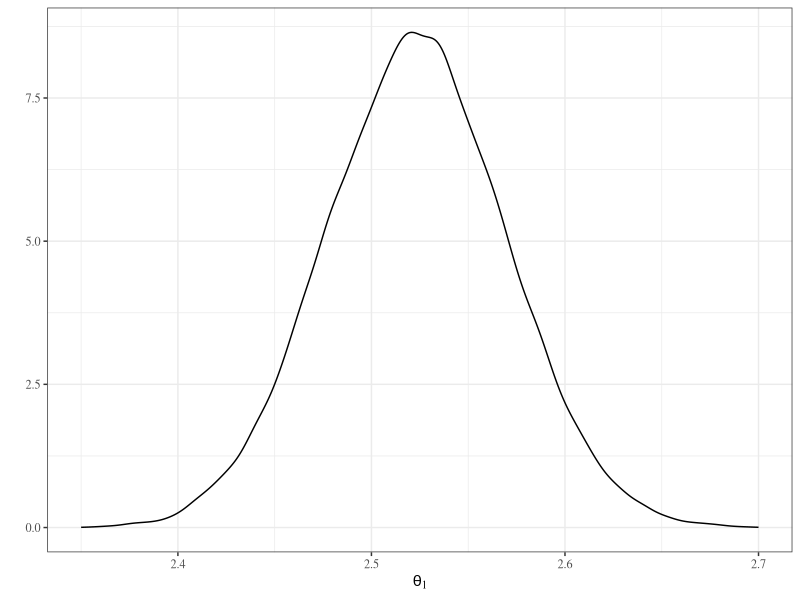
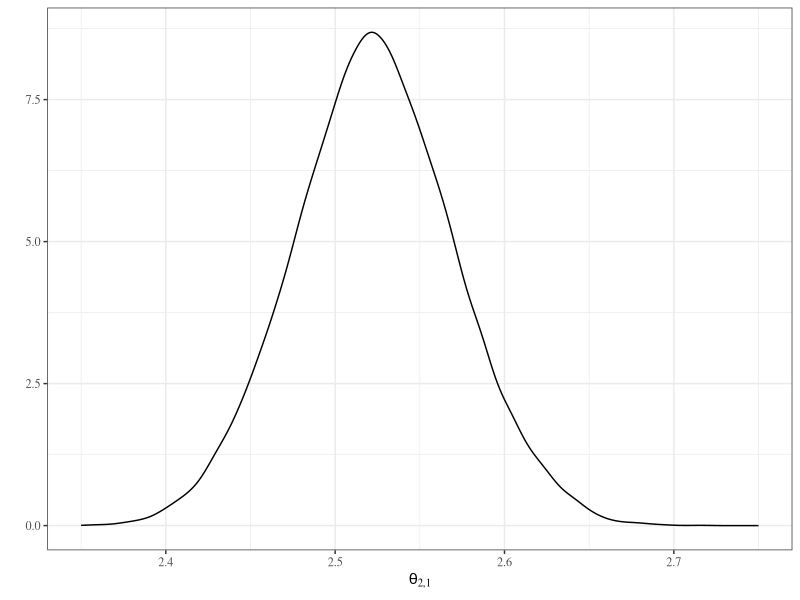
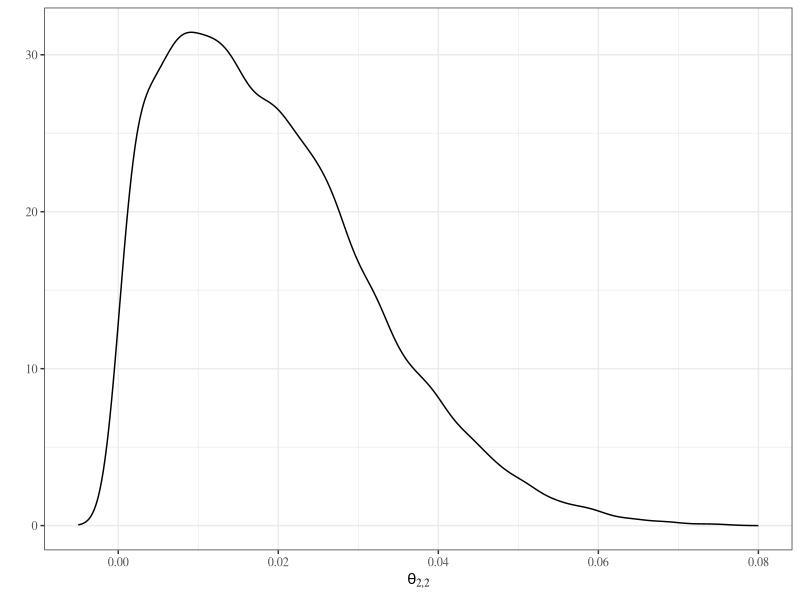
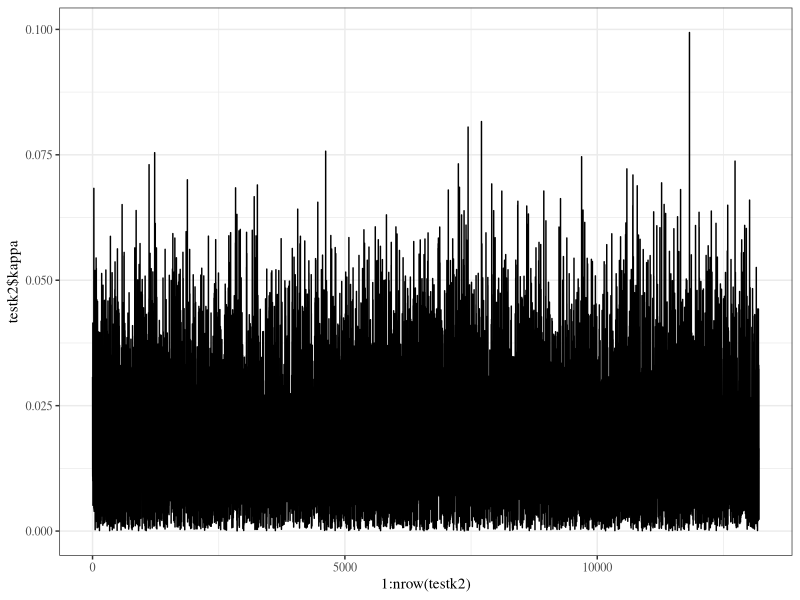
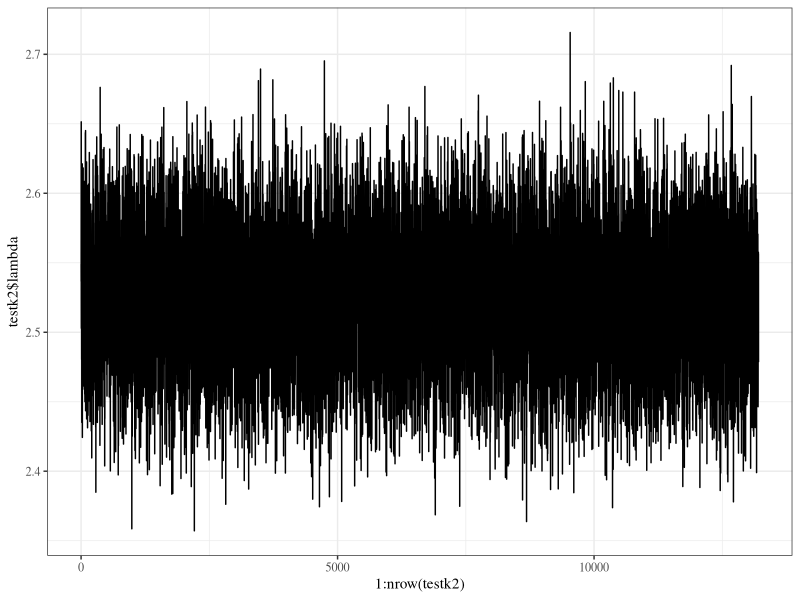
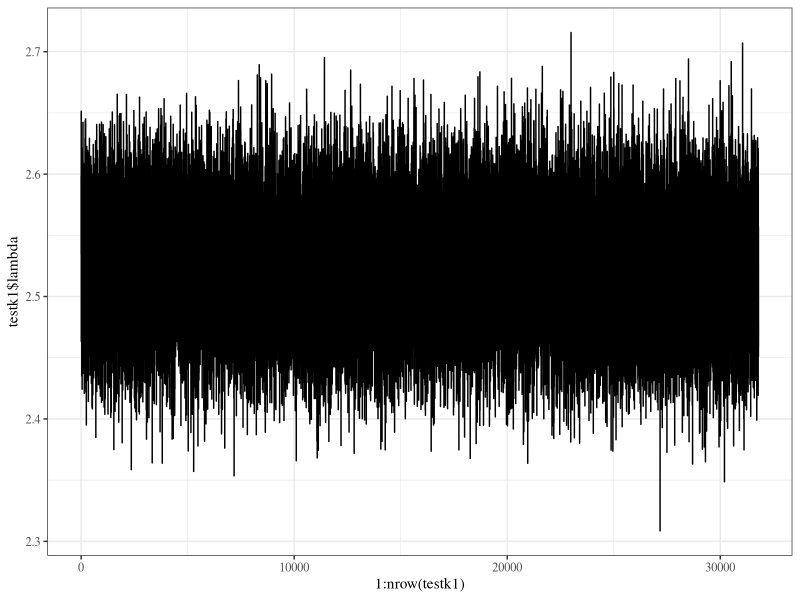

These charts were generated, in order, by the following R code:
############################# Poisson Negative-Binomial Example ################################
library(ggplot2)
theme_set(theme_bw(base_family="serif"))
### Data ###
soccer <- read.csv("data/soccer.csv")

####### Set up functions for RJMCMC Sampler #######
### Posterior Distribution Functions ###
pk1 <- function(y, theta, alphal, betal){
  sum(log(dpois(y, theta))) + log(dgamma(theta, shape=alphal, rate=betal))
}

pk2 <- function(y, theta, alphal, betal, alphak, betak){
  r <- 1/theta[2]
  sum(log(dnbinom(y, size=r, mu=theta[1]))) + log(dgamma(theta[1], shape=alphal, rate=betal)) + log(dgamma(theta[2], shape=alphak, rate=betak))
}

### Draw Lambda ###
qlam_k2<-function(lambda, y, kappa, alpha, beta){
  n <- length(y)
  log(lambda)*(sum(y) + alpha - 1) - (sum(y)+n/kappa)*log(1+kappa*lambda) - beta*lambda 
}

mh_lam_k2 <- function(lambda, y, kappa, alpha, beta, a, b){
  # alpha, beta are hyperparameters or priors
  # a, b are parameters of Gamma proposal distribution for lambda
  lambda_star<-rgamma(1, a, b)
  r <- qlam_k2(lambda_star, y, kappa, alpha, beta) - qlam_k2(lambda, y, kappa, alpha, beta) + log(dgamma(lambda, a, b)) - log(dgamma(lambda_star, a, b))
  return(ifelse(log(runif(1)) <= r, lambda_star, lambda))
}

sim_lambda <- function(lambda, y, alpha, beta, kappa=NULL, k, a, b){
  stopifnot(k %in% c(1,2))
  n <- length(y)
  if(k==1){
    lnew <- rgamma(1, shape=alpha + sum(y), rate=beta + n) 
  }else{
    lnew <- mh_lam_k2(lambda, y, kappa, alpha, beta, a, b)
  }
  return(lnew)
}

### Draw Kappa ###
qkap_k2 <- function(lambda, y, kappa, alpha, beta){
  n <- length(y)
  -n*lgamma(1/kappa) + sum(lgamma(1/kappa + y)) + (sum(y) + alpha - 1)*log(kappa) - beta*kappa - (sum(y) + n/kappa)*log(1+kappa*lambda)
}

mh_kap_k2 <- function(lambda, y, kappa, alpha, beta, a, b){
  # alpha, beta are hyperparameters or priors
  # a, b are parameters of Gamma proposal distribution for kappa
  kappa_star<-rgamma(1, a, b)
  r <- qkap_k2(lambda, y, kappa_star, alpha, beta) - qkap_k2(lambda, y, kappa, alpha, beta) + log(dgamma(kappa, a, b)) - log(dgamma(kappa_star, a, b))
  return(ifelse(log(runif(1)) <= r, kappa_star, kappa))
}

sim_kappa <- function(lambda, y, alpha, beta, kappa, a, b){
  n <- length(y)
  mh_kap_k2(lambda, y, kappa, alpha, beta, a, b)
}

################## RJMCMC SAMPLER ##################
rjmcmc_sampler <- function(y, lambda0, kappa0, k0=1, p=0.5, mu, sigma, alphal, betal, alphak, betak, al, bl, ak, bk, mc.iter = 1000){
  # y is the data
  # lambda0, kappa0, and k0 are initial values
  # p is prior probability of model 1, set to 0.5 as default
  # mu and sigma are fixed parameters of Normal in the between-model step 
  # alphal, betal and alphak, betak are Gamma hyperparameters for priors on lambda and kappa, respectively
  # al, bl and ak, bk are Gamma parameters for the proposal distributions in their respective M-H algorithms
  
  # initialize data frame to save chains
  theta_save <- as.data.frame(matrix(NA, ncol=3, nrow=mc.iter+1))
  names(theta_save)<-c("lambda", "kappa", "k")
  
  # store initial values
  theta_save[1,] <- c(lambda0, kappa0, k0)
  lambda <- lambda0
  kappa <- kappa0
  k <- k0
  
  for(i in 1:mc.iter){
    # Reversible JUMP MCMC to move between models
    if(k==1){
      u <- rnorm(1, 0, sigma)
      theta <- lambda
      theta_new <- c(lambda, mu*exp(u))
      accept <- log(1-p) + pk2(y, theta_new, alphal, betal, alphak, betak) - log(p) - pk1(y, theta, alphal, betal) - log(dnorm(u, 0, sigma)) + log(theta_new[2])
      if(log(runif(1)) < accept){
        k <- 2
        # within model moves
        kappa_new <- sim_kappa(lambda, y, alphak, betak, theta_new[2], ak, bk)
        lambda_new <- sim_lambda(lambda, y, alphal, betal, kappa_new, k, al, bl)
      }else{
        # within model moves
        kappa_new <- NA
        lambda_new <- sim_lambda(lambda, y, alphal, betal, kappa=NULL, k, al, bl)
      }
    }else{
      theta <- c(lambda, kappa)
      theta_new <- lambda
      accept <- log(p) + pk1(y, theta_new, alphal, betal) - log(1-p) - pk2(y, theta, alphal, betal, alphak, betak) + log(dnorm(log(theta[2]/mu), 0, sigma)) - log(theta[2])
      if(log(runif(1)) < accept){
        k <- 1
        # within model moves
        kappa_new <- kappa
        lambda_new <- sim_lambda(lambda, y, alphal, betal, kappa=NULL, k, al, bl)
      }else{
        # within model moves
        kappa_new <- sim_kappa(lambda, y, alphak, betak, kappa, ak, bk) 
        lambda_new <- sim_lambda(lambda, y, alphal, betal, kappa_new, k, al, bl)
      }
    }
    theta_save[i+1,] <- c(lambda_new, kappa_new, k)
    lambda <- lambda_new
    kappa <- kappa_new
    cat("\r", i)
  }
  return(theta_save)
}

##### Try it out #####
y <- soccer$TotalGoals

# Parameters on priors
alphal <- 25
betal <- 10
alphak <- 1
betak <- 10

# Parameters for between-model step
mu = 0.015
sigma <- 1.5

# Proposal parameters for MH algorithms for lambda and kappa, k=2
al <- 30
bl <- 15
ak <- 2
bk <- 10

ptm <- proc.time()
test <- rjmcmc_sampler(soccer$TotalGoals, lambda0=2, kappa0=1, k0=1, mu=mu, sigma=sigma, 
                       alphal=alphal, betal=betal, alphak=alphak, betak=betak, al=al, bl=bl, 
                       ak=ak, bk=bk, mc.iter=50000)
proc.time() - ptm

## Burn-in = 5000
test.s <- test[-c(1:5000),]

testk1 <- subset(test.s, k==1)
testk2 <- subset(test.s, k==2)

qplot(data=testk1, x=lambda, geom="density", xlim=c(2.35,2.7), xlab=expression(theta[1]))
qplot(data=testk2, x=lambda, geom="density", xlim=c(2.35,2.75), xlab=expression(theta["2,1"]))
qplot(data=testk2, x=kappa, geom="density", xlim=c(-0.005,0.08), xlab=expression(theta["2,2"]))

p1 <- nrow(testk1)/nrow(test.s)
p2 <- nrow(testk2)/nrow(test.s)

qplot(x=1:nrow(testk2), testk2$kappa, geom="line")
qplot(x=1:nrow(testk2), testk2$lambda, geom="line")
qplot(x=1:nrow(testk1), testk1$lambda, geom="line")

